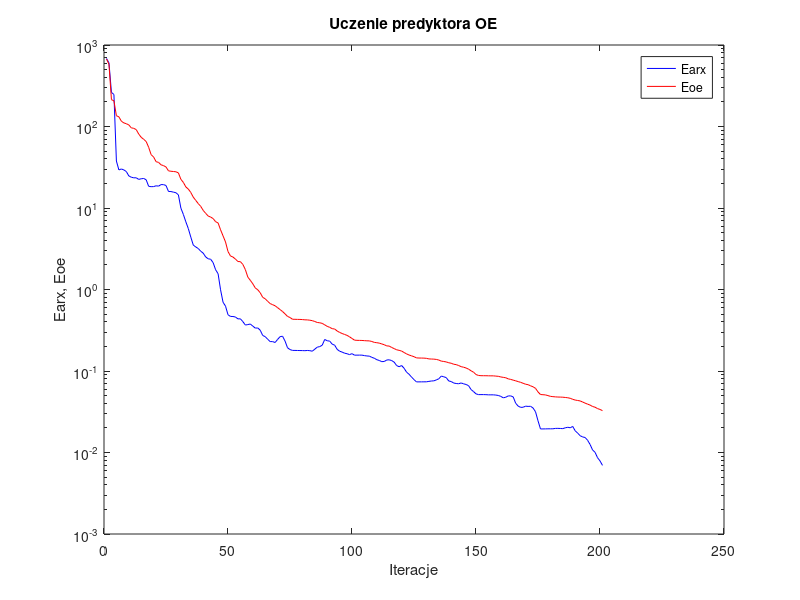
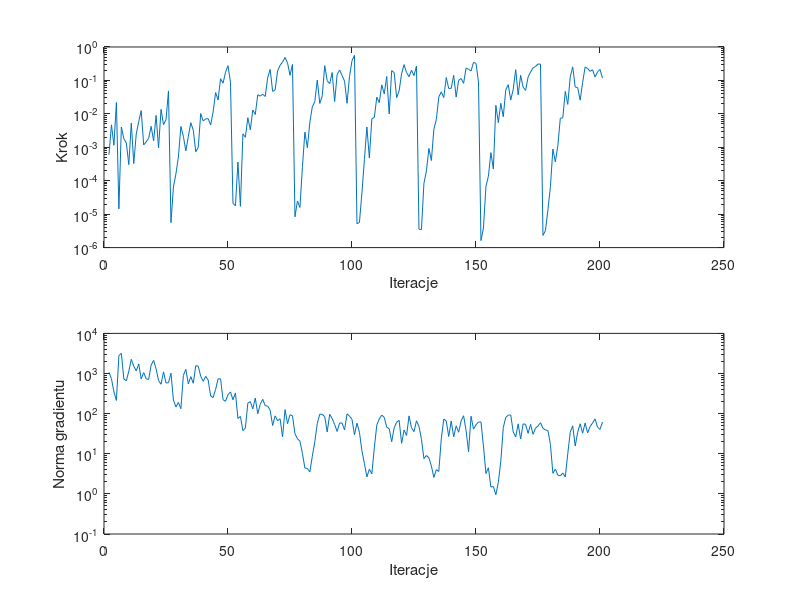

Source code (MATLAB) for these figures, in order:
%uczenie predyktora oe
clear all;
n=0; farx(n+1)=6.840522e+002; foe(n+1)=6.728595e+002; wspucz(n+1)=0.000000e+000; ng(n+1)=0.000000e+000;
%odnowa zmiennej metryki
n=1; farx(n+1)=6.043243e+002; foe(n+1)=5.804887e+002; krok(n+1)=5.985093e-004; ng(n+1)=1.070537e+003;
n=2; farx(n+1)=2.619331e+002; foe(n+1)=2.134588e+002; krok(n+1)=4.718270e-003; ng(n+1)=7.419476e+002;
n=3; farx(n+1)=2.471431e+002; foe(n+1)=2.068992e+002; krok(n+1)=1.150185e-003; ng(n+1)=3.485472e+002;
n=4; farx(n+1)=3.769234e+001; foe(n+1)=1.355403e+002; krok(n+1)=2.191235e-002; ng(n+1)=2.133014e+002;
n=5; farx(n+1)=2.933500e+001; foe(n+1)=1.314683e+002; krok(n+1)=1.438760e-005; ng(n+1)=2.820678e+003;
n=6; farx(n+1)=3.010977e+001; foe(n+1)=1.161062e+002; krok(n+1)=4.051549e-003; ng(n+1)=3.171110e+003;
n=7; farx(n+1)=2.933242e+001; foe(n+1)=1.106963e+002; krok(n+1)=1.810600e-003; ng(n+1)=7.275756e+002;
n=8; farx(n+1)=2.802016e+001; foe(n+1)=1.081594e+002; krok(n+1)=1.358387e-003; ng(n+1)=6.624146e+002;
n=9; farx(n+1)=2.475692e+001; foe(n+1)=1.046493e+002; krok(n+1)=3.026135e-004; ng(n+1)=1.141046e+003;
n=10; farx(n+1)=2.387421e+001; foe(n+1)=9.627992e+001; krok(n+1)=5.272732e-003; ng(n+1)=2.255886e+003;
n=11; farx(n+1)=2.345598e+001; foe(n+1)=9.498646e+001; krok(n+1)=3.254643e-004; ng(n+1)=1.516739e+003;
n=12; farx(n+1)=2.348190e+001; foe(n+1)=9.153520e+001; krok(n+1)=2.500228e-003; ng(n+1)=1.169724e+003;
n=13; farx(n+1)=2.243384e+001; foe(n+1)=8.076045e+001; krok(n+1)=5.924781e-003; ng(n+1)=1.725606e+003;
n=14; farx(n+1)=2.284659e+001; foe(n+1)=7.369187e+001; krok(n+1)=1.251384e-002; ng(n+1)=7.334018e+002;
n=15; farx(n+1)=2.303505e+001; foe(n+1)=6.966156e+001; krok(n+1)=1.174207e-003; ng(n+1)=1.052500e+003;
n=16; farx(n+1)=2.220473e+001; foe(n+1)=6.545126e+001; krok(n+1)=1.457334e-003; ng(n+1)=7.430351e+002;
n=17; farx(n+1)=1.847430e+001; foe(n+1)=5.564413e+001; krok(n+1)=1.846469e-003; ng(n+1)=7.085356e+002;
n=18; farx(n+1)=1.826473e+001; foe(n+1)=4.513887e+001; krok(n+1)=4.243204e-003; ng(n+1)=1.612581e+003;
n=19; farx(n+1)=1.831033e+001; foe(n+1)=4.227219e+001; krok(n+1)=1.564230e-003; ng(n+1)=2.130839e+003;
n=20; farx(n+1)=1.872718e+001; foe(n+1)=3.700512e+001; krok(n+1)=9.016309e-003; ng(n+1)=1.311489e+003;
n=21; farx(n+1)=1.855308e+001; foe(n+1)=3.628562e+001; krok(n+1)=9.595732e-004; ng(n+1)=6.649836e+002;
n=22; farx(n+1)=1.937029e+001; foe(n+1)=3.388356e+001; krok(n+1)=1.366559e-002; ng(n+1)=5.403390e+002;
n=23; farx(n+1)=1.935475e+001; foe(n+1)=3.312106e+001; krok(n+1)=4.728824e-003; ng(n+1)=1.101055e+003;
n=24; farx(n+1)=1.888964e+001; foe(n+1)=3.186969e+001; krok(n+1)=6.700076e-003; ng(n+1)=5.803450e+002;
n=25; farx(n+1)=1.596376e+001; foe(n+1)=2.857099e+001; krok(n+1)=4.857442e-002; ng(n+1)=5.907273e+002;
%odnowa zmiennej metryki
n=26; farx(n+1)=1.591784e+001; foe(n+1)=2.823713e+001; krok(n+1)=5.567081e-006; ng(n+1)=1.018691e+003;
n=27; farx(n+1)=1.564826e+001; foe(n+1)=2.804209e+001; krok(n+1)=6.503105e-005; ng(n+1)=2.177805e+002;
n=28; farx(n+1)=1.540257e+001; foe(n+1)=2.783694e+001; krok(n+1)=1.599927e-004; ng(n+1)=1.465446e+002;
n=29; farx(n+1)=1.448200e+001; foe(n+1)=2.696789e+001; krok(n+1)=5.157570e-004; ng(n+1)=1.908746e+002;
n=30; farx(n+1)=9.964229e+000; foe(n+1)=2.247149e+001; krok(n+1)=4.221744e-003; ng(n+1)=1.326064e+002;
n=31; farx(n+1)=8.337886e+000; foe(n+1)=2.061421e+001; krok(n+1)=2.133311e-003; ng(n+1)=8.975148e+002;
n=32; farx(n+1)=6.769306e+000; foe(n+1)=1.812990e+001; krok(n+1)=7.821151e-004; ng(n+1)=1.274578e+003;
n=33; farx(n+1)=5.589015e+000; foe(n+1)=1.706878e+001; krok(n+1)=2.095809e-003; ng(n+1)=5.510106e+002;
n=34; farx(n+1)=4.394342e+000; foe(n+1)=1.550390e+001; krok(n+1)=5.433546e-003; ng(n+1)=8.362534e+002;
n=35; farx(n+1)=3.508011e+000; foe(n+1)=1.358577e+001; krok(n+1)=3.240245e-003; ng(n+1)=5.736539e+002;
n=36; farx(n+1)=3.326633e+000; foe(n+1)=1.239709e+001; krok(n+1)=7.368272e-004; ng(n+1)=1.569625e+003;
n=37; farx(n+1)=3.183728e+000; foe(n+1)=1.133075e+001; krok(n+1)=9.854180e-004; ng(n+1)=1.524453e+003;
n=38; farx(n+1)=2.951342e+000; foe(n+1)=1.046697e+001; krok(n+1)=1.025657e-002; ng(n+1)=8.511886e+002;
n=39; farx(n+1)=2.793068e+000; foe(n+1)=9.349740e+000; krok(n+1)=6.130766e-003; ng(n+1)=6.402917e+002;
n=40; farx(n+1)=2.509214e+000; foe(n+1)=8.598642e+000; krok(n+1)=7.088910e-003; ng(n+1)=8.481126e+002;
n=41; farx(n+1)=2.381919e+000; foe(n+1)=7.977811e+000; krok(n+1)=7.168595e-003; ng(n+1)=6.893083e+002;
n=42; farx(n+1)=2.351961e+000; foe(n+1)=7.740680e+000; krok(n+1)=4.640059e-003; ng(n+1)=2.756091e+002;
n=43; farx(n+1)=2.137810e+000; foe(n+1)=7.420019e+000; krok(n+1)=1.138980e-002; ng(n+1)=2.520564e+002;
n=44; farx(n+1)=1.747895e+000; foe(n+1)=6.795122e+000; krok(n+1)=4.346837e-002; ng(n+1)=4.003275e+002;
n=45; farx(n+1)=1.562797e+000; foe(n+1)=6.555864e+000; krok(n+1)=2.598758e-002; ng(n+1)=7.358820e+002;
n=46; farx(n+1)=9.920378e-001; foe(n+1)=5.405205e+000; krok(n+1)=1.125137e-001; ng(n+1)=7.351571e+002;
n=47; farx(n+1)=6.979890e-001; foe(n+1)=4.551313e+000; krok(n+1)=8.277891e-002; ng(n+1)=2.228283e+002;
n=48; farx(n+1)=6.246066e-001; foe(n+1)=3.828420e+000; krok(n+1)=1.752988e-001; ng(n+1)=2.040880e+002;
n=49; farx(n+1)=4.900607e-001; foe(n+1)=2.924247e+000; krok(n+1)=2.760258e-001; ng(n+1)=2.978497e+002;
n=50; farx(n+1)=4.673048e-001; foe(n+1)=2.576906e+000; krok(n+1)=8.764941e-002; ng(n+1)=3.486180e+002;
%odnowa zmiennej metryki
n=51; farx(n+1)=4.663719e-001; foe(n+1)=2.502944e+000; krok(n+1)=2.102242e-005; ng(n+1)=2.214710e+002;
n=52; farx(n+1)=4.597281e-001; foe(n+1)=2.361693e+000; krok(n+1)=1.787641e-005; ng(n+1)=3.275423e+002;
n=53; farx(n+1)=4.359566e-001; foe(n+1)=2.204133e+000; krok(n+1)=3.636899e-004; ng(n+1)=7.561119e+001;
n=54; farx(n+1)=4.368007e-001; foe(n+1)=2.195893e+000; krok(n+1)=1.709205e-005; ng(n+1)=8.522938e+001;
n=55; farx(n+1)=4.033169e-001; foe(n+1)=2.029694e+000; krok(n+1)=2.519327e-003; ng(n+1)=3.789288e+001;
n=56; farx(n+1)=3.662791e-001; foe(n+1)=1.753276e+000; krok(n+1)=1.995464e-003; ng(n+1)=4.356986e+001;
n=57; farx(n+1)=3.714732e-001; foe(n+1)=1.418399e+000; krok(n+1)=7.692316e-003; ng(n+1)=1.833242e+002;
n=58; farx(n+1)=3.768413e-001; foe(n+1)=1.295881e+000; krok(n+1)=3.334617e-003; ng(n+1)=1.994003e+002;
n=59; farx(n+1)=3.556421e-001; foe(n+1)=1.175156e+000; krok(n+1)=1.301252e-002; ng(n+1)=1.315555e+002;
n=60; farx(n+1)=3.360527e-001; foe(n+1)=1.045389e+000; krok(n+1)=9.576149e-003; ng(n+1)=2.445819e+002;
n=61; farx(n+1)=3.374992e-001; foe(n+1)=9.924266e-001; krok(n+1)=3.730542e-002; ng(n+1)=9.927770e+001;
n=62; farx(n+1)=3.164279e-001; foe(n+1)=9.110125e-001; krok(n+1)=3.393376e-002; ng(n+1)=1.708234e+002;
n=63; farx(n+1)=2.727007e-001; foe(n+1)=8.011535e-001; krok(n+1)=3.854743e-002; ng(n+1)=2.272574e+002;
n=64; farx(n+1)=2.640636e-001; foe(n+1)=7.692788e-001; krok(n+1)=3.322968e-002; ng(n+1)=1.578349e+002;
n=65; farx(n+1)=2.452316e-001; foe(n+1)=7.157468e-001; krok(n+1)=1.202792e-001; ng(n+1)=1.543183e+002;
n=66; farx(n+1)=2.296217e-001; foe(n+1)=6.721399e-001; krok(n+1)=2.134155e-001; ng(n+1)=1.219414e+002;
n=67; farx(n+1)=2.294413e-001; foe(n+1)=6.511679e-001; krok(n+1)=4.703297e-002; ng(n+1)=5.051696e+001;
n=68; farx(n+1)=2.237757e-001; foe(n+1)=6.311265e-001; krok(n+1)=5.188122e-002; ng(n+1)=8.804365e+001;
n=69; farx(n+1)=2.441696e-001; foe(n+1)=5.984189e-001; krok(n+1)=1.931257e-001; ng(n+1)=6.673709e+001;
n=70; farx(n+1)=2.640206e-001; foe(n+1)=5.670670e-001; krok(n+1)=2.821404e-001; ng(n+1)=7.466254e+001;
n=71; farx(n+1)=2.670806e-001; foe(n+1)=5.364510e-001; krok(n+1)=3.550835e-001; ng(n+1)=2.629166e+001;
n=72; farx(n+1)=2.328861e-001; foe(n+1)=5.026222e-001; krok(n+1)=4.858657e-001; ng(n+1)=1.259914e+002;
n=73; farx(n+1)=1.928315e-001; foe(n+1)=4.675685e-001; krok(n+1)=3.372291e-001; ng(n+1)=5.605032e+001;
n=74; farx(n+1)=1.832620e-001; foe(n+1)=4.531853e-001; krok(n+1)=1.420813e-001; ng(n+1)=9.396146e+001;
n=75; farx(n+1)=1.789766e-001; foe(n+1)=4.314557e-001; krok(n+1)=3.007188e-001; ng(n+1)=8.798264e+001;
%odnowa zmiennej metryki
n=76; farx(n+1)=1.788656e-001; foe(n+1)=4.308925e-001; krok(n+1)=8.316918e-006; ng(n+1)=3.159545e+001;
n=77; farx(n+1)=1.785467e-001; foe(n+1)=4.298937e-001; krok(n+1)=2.480406e-005; ng(n+1)=2.369327e+001;
n=78; farx(n+1)=1.782633e-001; foe(n+1)=4.294074e-001; krok(n+1)=1.587668e-005; ng(n+1)=2.059102e+001;
n=79; farx(n+1)=1.780346e-001; foe(n+1)=4.276769e-001; krok(n+1)=2.540827e-004; ng(n+1)=1.027349e+001;
n=80; farx(n+1)=1.775378e-001; foe(n+1)=4.245484e-001; krok(n+1)=2.849598e-003; ng(n+1)=4.394211e+000;
n=81; farx(n+1)=1.786368e-001; foe(n+1)=4.237616e-001; krok(n+1)=9.726052e-004; ng(n+1)=4.310418e+000;
n=82; farx(n+1)=1.776171e-001; foe(n+1)=4.200254e-001; krok(n+1)=5.647473e-003; ng(n+1)=3.537001e+000;
n=83; farx(n+1)=1.749475e-001; foe(n+1)=4.147777e-001; krok(n+1)=1.626130e-002; ng(n+1)=8.681604e+000;
n=84; farx(n+1)=1.853889e-001; foe(n+1)=4.048861e-001; krok(n+1)=2.308292e-002; ng(n+1)=1.988832e+001;
n=85; farx(n+1)=1.962522e-001; foe(n+1)=3.939362e-001; krok(n+1)=1.031518e-001; ng(n+1)=5.743463e+001;
n=86; farx(n+1)=1.992546e-001; foe(n+1)=3.904639e-001; krok(n+1)=2.047906e-002; ng(n+1)=9.700327e+001;
n=87; farx(n+1)=2.075584e-001; foe(n+1)=3.839541e-001; krok(n+1)=3.473024e-002; ng(n+1)=9.639355e+001;
n=88; farx(n+1)=2.438260e-001; foe(n+1)=3.683944e-001; krok(n+1)=2.767350e-001; ng(n+1)=8.400492e+001;
n=89; farx(n+1)=2.349114e-001; foe(n+1)=3.531032e-001; krok(n+1)=9.759878e-002; ng(n+1)=3.482748e+001;
n=90; farx(n+1)=2.327668e-001; foe(n+1)=3.434547e-001; krok(n+1)=8.005809e-002; ng(n+1)=9.638043e+001;
n=91; farx(n+1)=2.137409e-001; foe(n+1)=3.307562e-001; krok(n+1)=1.713887e-001; ng(n+1)=7.521943e+001;
n=92; farx(n+1)=2.075545e-001; foe(n+1)=3.275736e-001; krok(n+1)=2.331822e-002; ng(n+1)=5.333175e+001;
n=93; farx(n+1)=1.845203e-001; foe(n+1)=3.099611e-001; krok(n+1)=1.502985e-001; ng(n+1)=3.599171e+001;
n=94; farx(n+1)=1.749783e-001; foe(n+1)=2.975082e-001; krok(n+1)=2.051030e-001; ng(n+1)=5.868108e+001;
n=95; farx(n+1)=1.707344e-001; foe(n+1)=2.887333e-001; krok(n+1)=1.409038e-001; ng(n+1)=5.804543e+001;
n=96; farx(n+1)=1.654609e-001; foe(n+1)=2.807901e-001; krok(n+1)=9.464413e-002; ng(n+1)=3.922759e+001;
n=97; farx(n+1)=1.629363e-001; foe(n+1)=2.737508e-001; krok(n+1)=2.067140e-002; ng(n+1)=9.891543e+001;
n=98; farx(n+1)=1.589347e-001; foe(n+1)=2.627423e-001; krok(n+1)=1.335492e-001; ng(n+1)=8.693849e+001;
n=99; farx(n+1)=1.632392e-001; foe(n+1)=2.507105e-001; krok(n+1)=3.903951e-001; ng(n+1)=7.177941e+001;
n=100; farx(n+1)=1.564738e-001; foe(n+1)=2.391760e-001; krok(n+1)=5.600723e-001; ng(n+1)=2.984938e+001;
%odnowa zmiennej metryki
n=101; farx(n+1)=1.565571e-001; foe(n+1)=2.378208e-001; krok(n+1)=5.173162e-006; ng(n+1)=5.779108e+001;
n=102; farx(n+1)=1.566406e-001; foe(n+1)=2.374257e-001; krok(n+1)=5.685733e-006; ng(n+1)=3.434794e+001;
n=103; farx(n+1)=1.566242e-001; foe(n+1)=2.370303e-001; krok(n+1)=4.341873e-005; ng(n+1)=1.179471e+001;
n=104; farx(n+1)=1.545027e-001; foe(n+1)=2.357979e-001; krok(n+1)=4.283785e-004; ng(n+1)=5.723586e+000;
n=105; farx(n+1)=1.529074e-001; foe(n+1)=2.346477e-001; krok(n+1)=4.055547e-003; ng(n+1)=2.655567e+000;
n=106; farx(n+1)=1.522173e-001; foe(n+1)=2.341885e-001; krok(n+1)=4.770094e-004; ng(n+1)=4.122272e+000;
n=107; farx(n+1)=1.470881e-001; foe(n+1)=2.301963e-001; krok(n+1)=7.145002e-003; ng(n+1)=3.169390e+000;
n=108; farx(n+1)=1.433326e-001; foe(n+1)=2.244377e-001; krok(n+1)=7.782134e-003; ng(n+1)=1.425009e+001;
n=109; farx(n+1)=1.376687e-001; foe(n+1)=2.224346e-001; krok(n+1)=3.153338e-002; ng(n+1)=5.189983e+001;
n=110; farx(n+1)=1.346504e-001; foe(n+1)=2.198378e-001; krok(n+1)=2.173419e-002; ng(n+1)=7.399934e+001;
n=111; farx(n+1)=1.303134e-001; foe(n+1)=2.148526e-001; krok(n+1)=7.340057e-002; ng(n+1)=9.181411e+001;
n=112; farx(n+1)=1.308251e-001; foe(n+1)=2.101195e-001; krok(n+1)=3.971457e-002; ng(n+1)=8.079554e+001;
n=113; farx(n+1)=1.364623e-001; foe(n+1)=2.032748e-001; krok(n+1)=1.312394e-001; ng(n+1)=4.607933e+001;
n=114; farx(n+1)=1.372243e-001; foe(n+1)=2.023076e-001; krok(n+1)=9.949946e-003; ng(n+1)=4.235848e+001;
n=115; farx(n+1)=1.343197e-001; foe(n+1)=1.943802e-001; krok(n+1)=1.961845e-001; ng(n+1)=1.997531e+001;
n=116; farx(n+1)=1.284448e-001; foe(n+1)=1.883219e-001; krok(n+1)=1.713887e-001; ng(n+1)=4.420374e+001;
n=117; farx(n+1)=1.165705e-001; foe(n+1)=1.821648e-001; krok(n+1)=3.045281e-002; ng(n+1)=6.095675e+001;
n=118; farx(n+1)=1.128724e-001; foe(n+1)=1.792052e-001; krok(n+1)=4.879939e-002; ng(n+1)=6.812173e+001;
n=119; farx(n+1)=1.167348e-001; foe(n+1)=1.756449e-001; krok(n+1)=1.591991e-001; ng(n+1)=1.820068e+001;
n=120; farx(n+1)=1.081133e-001; foe(n+1)=1.687211e-001; krok(n+1)=2.972657e-001; ng(n+1)=3.919595e+001;
n=121; farx(n+1)=9.681513e-002; foe(n+1)=1.620866e-001; krok(n+1)=1.714306e-001; ng(n+1)=2.851082e+001;
n=122; farx(n+1)=9.121579e-002; foe(n+1)=1.571762e-001; krok(n+1)=1.295348e-001; ng(n+1)=8.789038e+001;
n=123; farx(n+1)=8.437237e-002; foe(n+1)=1.535026e-001; krok(n+1)=2.016994e-001; ng(n+1)=4.437316e+001;
n=124; farx(n+1)=7.836769e-002; foe(n+1)=1.498102e-001; krok(n+1)=1.400181e-001; ng(n+1)=3.561362e+001;
n=125; farx(n+1)=7.353748e-002; foe(n+1)=1.448709e-001; krok(n+1)=2.693452e-001; ng(n+1)=6.624226e+001;
%odnowa zmiennej metryki
n=126; farx(n+1)=7.357470e-002; foe(n+1)=1.442739e-001; krok(n+1)=3.578487e-006; ng(n+1)=4.827380e+001;
n=127; farx(n+1)=7.359535e-002; foe(n+1)=1.441602e-001; krok(n+1)=3.436468e-006; ng(n+1)=2.303739e+001;
n=128; farx(n+1)=7.366427e-002; foe(n+1)=1.439105e-001; krok(n+1)=8.370634e-005; ng(n+1)=7.544745e+000;
n=129; farx(n+1)=7.369780e-002; foe(n+1)=1.430511e-001; krok(n+1)=1.935115e-004; ng(n+1)=9.061937e+000;
n=130; farx(n+1)=7.455519e-002; foe(n+1)=1.407366e-001; krok(n+1)=9.208067e-004; ng(n+1)=7.889207e+000;
n=131; farx(n+1)=7.537328e-002; foe(n+1)=1.402495e-001; krok(n+1)=4.012417e-004; ng(n+1)=4.961533e+000;
n=132; farx(n+1)=7.574847e-002; foe(n+1)=1.398584e-001; krok(n+1)=3.411474e-003; ng(n+1)=2.569620e+000;
n=133; farx(n+1)=7.771887e-002; foe(n+1)=1.386901e-001; krok(n+1)=6.802533e-003; ng(n+1)=4.018613e+000;
n=134; farx(n+1)=8.029429e-002; foe(n+1)=1.362905e-001; krok(n+1)=3.192003e-002; ng(n+1)=3.609888e+000;
n=135; farx(n+1)=8.665866e-002; foe(n+1)=1.322160e-001; krok(n+1)=4.568872e-002; ng(n+1)=2.350754e+001;
n=136; farx(n+1)=8.492282e-002; foe(n+1)=1.308854e-001; krok(n+1)=3.054889e-002; ng(n+1)=7.326203e+001;
n=137; farx(n+1)=8.294431e-002; foe(n+1)=1.292216e-001; krok(n+1)=1.217528e-001; ng(n+1)=6.567921e+001;
n=138; farx(n+1)=7.547432e-002; foe(n+1)=1.263128e-001; krok(n+1)=5.730115e-002; ng(n+1)=2.700643e+001;
n=139; farx(n+1)=7.425411e-002; foe(n+1)=1.244509e-001; krok(n+1)=5.801457e-002; ng(n+1)=6.526259e+001;
n=140; farx(n+1)=7.122536e-002; foe(n+1)=1.210595e-001; krok(n+1)=1.422614e-001; ng(n+1)=2.636157e+001;
n=141; farx(n+1)=7.025955e-002; foe(n+1)=1.198006e-001; krok(n+1)=3.178877e-002; ng(n+1)=4.958346e+001;
n=142; farx(n+1)=6.974414e-002; foe(n+1)=1.167303e-001; krok(n+1)=1.011122e-001; ng(n+1)=3.436388e+001;
n=143; farx(n+1)=7.136560e-002; foe(n+1)=1.130768e-001; krok(n+1)=1.136816e-001; ng(n+1)=6.589486e+001;
n=144; farx(n+1)=6.962208e-002; foe(n+1)=1.112854e-001; krok(n+1)=8.172294e-002; ng(n+1)=8.858845e+001;
n=145; farx(n+1)=6.834246e-002; foe(n+1)=1.088742e-001; krok(n+1)=2.357265e-001; ng(n+1)=3.780537e+001;
n=146; farx(n+1)=6.608903e-002; foe(n+1)=1.053721e-001; krok(n+1)=2.143812e-001; ng(n+1)=1.122270e+001;
n=147; farx(n+1)=5.925351e-002; foe(n+1)=1.006418e-001; krok(n+1)=1.913888e-001; ng(n+1)=8.616717e+001;
n=148; farx(n+1)=5.593384e-002; foe(n+1)=9.672675e-002; krok(n+1)=3.465039e-001; ng(n+1)=4.118167e+001;
n=149; farx(n+1)=5.244491e-002; foe(n+1)=9.050438e-002; krok(n+1)=3.224739e-001; ng(n+1)=5.291833e+001;
n=150; farx(n+1)=5.132906e-002; foe(n+1)=8.820719e-002; krok(n+1)=9.047997e-002; ng(n+1)=6.163823e+001;
%odnowa zmiennej metryki
n=151; farx(n+1)=5.133543e-002; foe(n+1)=8.759552e-002; krok(n+1)=1.619203e-006; ng(n+1)=6.227044e+001;
n=152; farx(n+1)=5.134646e-002; foe(n+1)=8.754839e-002; krok(n+1)=3.849722e-006; ng(n+1)=1.564474e+001;
n=153; farx(n+1)=5.123914e-002; foe(n+1)=8.748448e-002; krok(n+1)=6.756687e-005; ng(n+1)=3.214013e+000;
n=154; farx(n+1)=5.098954e-002; foe(n+1)=8.731939e-002; krok(n+1)=1.367364e-004; ng(n+1)=4.474028e+000;
n=155; farx(n+1)=5.099478e-002; foe(n+1)=8.722295e-002; krok(n+1)=6.946998e-004; ng(n+1)=1.475017e+000;
n=156; farx(n+1)=5.099577e-002; foe(n+1)=8.719852e-002; krok(n+1)=2.230373e-004; ng(n+1)=1.536071e+000;
n=157; farx(n+1)=5.065738e-002; foe(n+1)=8.656826e-002; krok(n+1)=1.797739e-002; ng(n+1)=9.515971e-001;
n=158; farx(n+1)=5.009560e-002; foe(n+1)=8.606362e-002; krok(n+1)=5.478088e-003; ng(n+1)=1.954621e+000;
n=159; farx(n+1)=4.881288e-002; foe(n+1)=8.453231e-002; krok(n+1)=2.069473e-002; ng(n+1)=6.522382e+000;
n=160; farx(n+1)=4.685538e-002; foe(n+1)=8.357378e-002; krok(n+1)=8.204311e-003; ng(n+1)=4.505920e+001;
n=161; farx(n+1)=4.769213e-002; foe(n+1)=8.262269e-002; krok(n+1)=5.236098e-002; ng(n+1)=8.027420e+001;
n=162; farx(n+1)=4.946014e-002; foe(n+1)=8.006387e-002; krok(n+1)=7.453607e-002; ng(n+1)=9.164382e+001;
n=163; farx(n+1)=4.951374e-002; foe(n+1)=7.888548e-002; krok(n+1)=2.578794e-002; ng(n+1)=9.264626e+001;
n=164; farx(n+1)=4.809889e-002; foe(n+1)=7.726508e-002; krok(n+1)=5.387784e-002; ng(n+1)=3.519998e+001;
n=165; farx(n+1)=4.020929e-002; foe(n+1)=7.576637e-002; krok(n+1)=2.093785e-001; ng(n+1)=2.626220e+001;
n=166; farx(n+1)=3.709012e-002; foe(n+1)=7.410771e-002; krok(n+1)=3.706539e-002; ng(n+1)=5.567542e+001;
n=167; farx(n+1)=3.580263e-002; foe(n+1)=7.262591e-002; krok(n+1)=1.418482e-001; ng(n+1)=2.334911e+001;
n=168; farx(n+1)=3.591896e-002; foe(n+1)=7.067204e-002; krok(n+1)=6.287977e-002; ng(n+1)=5.569840e+001;
n=169; farx(n+1)=3.704801e-002; foe(n+1)=6.882421e-002; krok(n+1)=5.018717e-002; ng(n+1)=5.367367e+001;
n=170; farx(n+1)=3.677184e-002; foe(n+1)=6.795333e-002; krok(n+1)=1.261335e-001; ng(n+1)=3.216656e+001;
n=171; farx(n+1)=3.691955e-002; foe(n+1)=6.577201e-002; krok(n+1)=1.778431e-001; ng(n+1)=5.407512e+001;
n=172; farx(n+1)=3.515918e-002; foe(n+1)=6.406755e-002; krok(n+1)=2.367770e-001; ng(n+1)=3.054706e+001;
n=173; farx(n+1)=3.161098e-002; foe(n+1)=6.125478e-002; krok(n+1)=2.621866e-001; ng(n+1)=4.325199e+001;
n=174; farx(n+1)=2.452178e-002; foe(n+1)=5.539247e-002; krok(n+1)=3.091015e-001; ng(n+1)=4.952325e+001;
n=175; farx(n+1)=1.945517e-002; foe(n+1)=5.145819e-002; krok(n+1)=3.072829e-001; ng(n+1)=5.944028e+001;
%odnowa zmiennej metryki
n=176; farx(n+1)=1.946937e-002; foe(n+1)=5.119281e-002; krok(n+1)=2.311050e-006; ng(n+1)=4.287560e+001;
n=177; farx(n+1)=1.949223e-002; foe(n+1)=5.090117e-002; krok(n+1)=3.232161e-006; ng(n+1)=3.924777e+001;
n=178; farx(n+1)=1.953282e-002; foe(n+1)=4.990891e-002; krok(n+1)=1.356957e-005; ng(n+1)=3.792169e+001;
n=179; farx(n+1)=1.953417e-002; foe(n+1)=4.887720e-002; krok(n+1)=6.596475e-005; ng(n+1)=1.717037e+001;
n=180; farx(n+1)=1.953847e-002; foe(n+1)=4.846392e-002; krok(n+1)=8.861138e-004; ng(n+1)=3.254822e+000;
n=181; farx(n+1)=1.975706e-002; foe(n+1)=4.815368e-002; krok(n+1)=3.655481e-004; ng(n+1)=4.150427e+000;
n=182; farx(n+1)=1.978137e-002; foe(n+1)=4.792941e-002; krok(n+1)=1.127391e-003; ng(n+1)=2.925965e+000;
n=183; farx(n+1)=1.971726e-002; foe(n+1)=4.785229e-002; krok(n+1)=7.431661e-003; ng(n+1)=2.815539e+000;
n=184; farx(n+1)=1.962719e-002; foe(n+1)=4.769657e-002; krok(n+1)=7.602094e-003; ng(n+1)=3.319475e+000;
n=185; farx(n+1)=2.009885e-002; foe(n+1)=4.734219e-002; krok(n+1)=4.703297e-002; ng(n+1)=2.660061e+000;
n=186; farx(n+1)=2.039467e-002; foe(n+1)=4.696676e-002; krok(n+1)=1.916842e-002; ng(n+1)=1.005942e+001;
n=187; farx(n+1)=2.013103e-002; foe(n+1)=4.622363e-002; krok(n+1)=1.282857e-001; ng(n+1)=3.450511e+001;
n=188; farx(n+1)=2.088379e-002; foe(n+1)=4.494843e-002; krok(n+1)=2.538306e-001; ng(n+1)=4.964294e+001;
n=189; farx(n+1)=1.845581e-002; foe(n+1)=4.402026e-002; krok(n+1)=6.345766e-002; ng(n+1)=1.556256e+001;
n=190; farx(n+1)=1.728005e-002; foe(n+1)=4.347020e-002; krok(n+1)=6.105720e-002; ng(n+1)=3.458037e+001;
n=191; farx(n+1)=1.606714e-002; foe(n+1)=4.295079e-002; krok(n+1)=2.563431e-002; ng(n+1)=5.592591e+001;
n=192; farx(n+1)=1.551993e-002; foe(n+1)=4.161695e-002; krok(n+1)=8.764941e-002; ng(n+1)=3.263911e+001;
n=193; farx(n+1)=1.528302e-002; foe(n+1)=4.034903e-002; krok(n+1)=2.522670e-001; ng(n+1)=5.831579e+001;
n=194; farx(n+1)=1.411923e-002; foe(n+1)=3.920990e-002; krok(n+1)=2.273633e-001; ng(n+1)=3.316624e+001;
n=195; farx(n+1)=1.254827e-002; foe(n+1)=3.818841e-002; krok(n+1)=1.865214e-001; ng(n+1)=4.748461e+001;
n=196; farx(n+1)=1.075689e-002; foe(n+1)=3.669379e-002; krok(n+1)=2.082003e-001; ng(n+1)=5.869389e+001;
n=197; farx(n+1)=1.005579e-002; foe(n+1)=3.596717e-002; krok(n+1)=1.269153e-001; ng(n+1)=7.396072e+001;
n=198; farx(n+1)=8.641764e-003; foe(n+1)=3.458785e-002; krok(n+1)=1.794664e-001; ng(n+1)=4.607230e+001;
n=199; farx(n+1)=7.888994e-003; foe(n+1)=3.375535e-002; krok(n+1)=2.134155e-001; ng(n+1)=4.046344e+001;
n=200; farx(n+1)=6.952497e-003; foe(n+1)=3.261617e-002; krok(n+1)=1.170340e-001; ng(n+1)=6.170379e+001;

figure; semilogy(farx,'b'); hold on; semilogy(foe,'r'); xlabel('Iteracje'); ylabel('Earx, Eoe'); legend('Earx','Eoe'); title('Uczenie predyktora OE');
figure; subplot(2,1,1); semilogy(krok); xlabel('Iteracje'); ylabel('Krok');
subplot(2,1,2); semilogy(ng); xlabel('Iteracje'); ylabel('Norma gradientu');
Earx=farx(n+1)
Eoe=foe(n+1)
